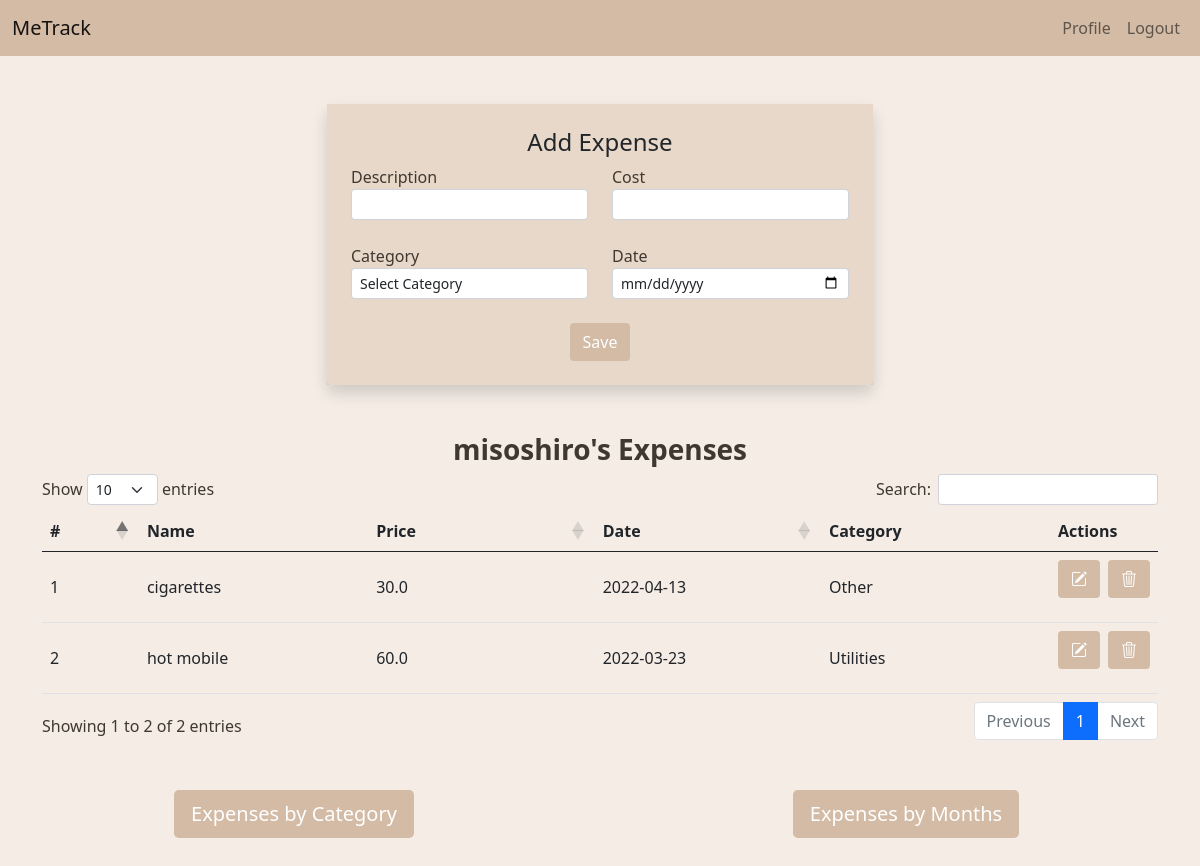
/profile (signed in), run on an earlier commit of the app's database.
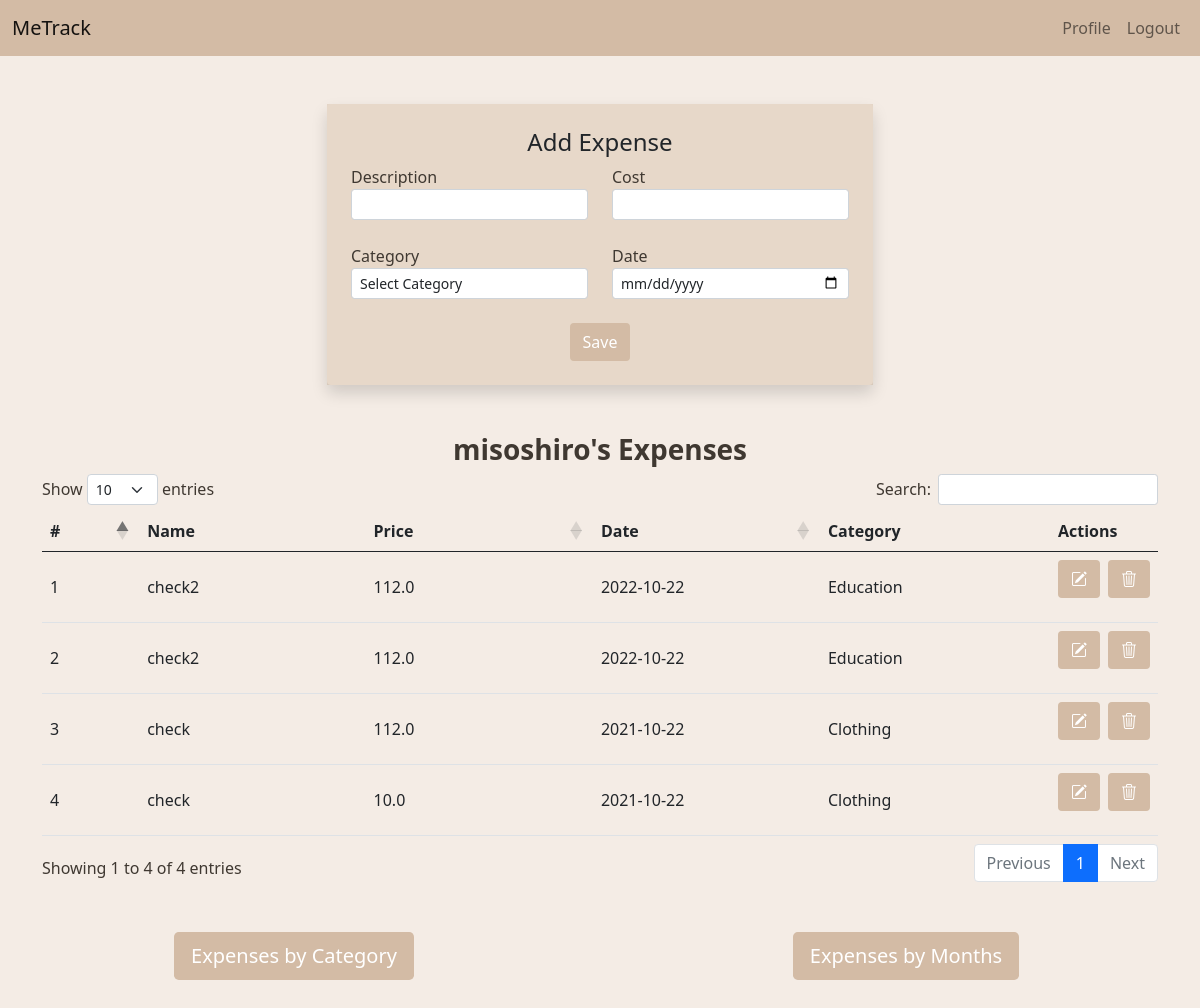
And on a later commit of the database.
### Tracker/models.py (models this page shows, shortened)
class User(db.Model, UserMixin):
    id = db.Column(db.Integer, primary_key=True)
    username = db.Column(db.String(50), nullable=False, unique=True)
    first_name = db.Column(db.String(50))
    last_name = db.Column(db.String(50))
    email = db.Column(db.String(80), nullable=False, unique=True)
    password = db.Column(db.String(80), nullable=False)
    expenses = db.relationship("Expense", backref="by_user", lazy=True)
    @classmethod
    def get_expenses(cls, current_user_id):
        return (
            db.session.query(Expense, Category.name)
            .join(cls, Category)
            .filter(cls.id == current_user_id)
            .order_by(Expense.date.desc())
            .all()
        )
    @classmethod
    def expenses_by_category(cls, user_id):
        return (
            db.session.query(Category.name, func.sum(Expense.cost))
            .join(cls, Category)
            .filter(cls.id == user_id)
            .group_by(Expense.category_id)
            .all()
        )
    @classmethod
    def expenses_by_months(cls, user_id):
        return (
            db.session.query(
                func.strftime("%Y-%m", Expense.date), func.sum(Expense.cost)
            )
            .join(cls)
            .filter(cls.id == user_id)
            .group_by(func.strftime("%Y-%m", Expense.date))
            .limit(6)
            .all()
        )

class Expense(db.Model):
    id = db.Column(db.Integer, primary_key=True)
    name = db.Column(db.String, nullable=False)
    cost = db.Column(db.Float, nullable=False)
    date = db.Column(db.Date, nullable=False)
    user_id = db.Column(db.Integer, db.ForeignKey("user.id"), nullable=False)
    category_id = db.Column(db.Integer, db.ForeignKey("category.id"))

class Category(db.Model):
    id = db.Column(db.Integer, primary_key=True)
    name = db.Column(db.String, nullable=False, unique=True)
    expenses = db.relationship("Expense", backref="expense", lazy=True)

### Tracker/expenses/routes.py (the view)
@expenses.route("/profile", methods=["GET", "POST"])
@login_required
def profile():
    user_expenses = User.get_expenses(current_user.id)
    category_expenses = User.expenses_by_category(current_user.id)
    categories = [expense[0] for expense in category_expenses]
    sums = [expense[1] for expense in category_expenses]
    expenses_months = User.expenses_by_months(current_user.id)
    months = [expense[0] for expense in expenses_months]
    amounts = [expense[1] for expense in expenses_months]
    form = ExpenseForm()
    if request.method == "POST" and form.validate_on_submit():
        Expense.create(form, current_user.id)
        flash(f"{form.name.data} added", "success")
        return redirect(url_for("expenses.profile"))
    return render_template(
        "profile.html",
        form=form,
        category_expenses=category_expenses,
        categories=categories,
        sums=sums,
        months=months,
        amounts=amounts,
        user_expenses=user_expenses,
    )

### Tracker/expenses/forms.py
class ExpenseForm(FlaskForm):
    name = StringField("Description", validators=[DataRequired()])
    cost = FloatField(
        "Cost", validators=[InputRequired(message="Please enter only numbers")]
    )
    category = QuerySelectField(
        query_factory=category_query,
        allow_blank=True,
        blank_text="Select Category",
        get_label="name",
        validators=[DataRequired()],
    )
    date = DateField("Date", validators=[DataRequired()])
    submit = SubmitField("Save")

### Tracker/expenses/forms.py (called while the page is built)
def category_query():
    return Category.query.order_by(Category.name.asc()).all()

### Tracker/models.py (called while the page is built)
@login_manager.user_loader
def load_user(user_id):
    return User.query.get(int(user_id))

### Tracker/templates/profile.html (shortened to what this page needs)
{% extends 'base.html' %}
{% block content %}
<section class="container mb-5">
  <div class="row justify-content-center">
    <div class="col-md-6">
      <div class="expense-form" style="background-color:rgb(231, 216, 201)">
        <form action="profile" method="POST" class="mt-5 p-4 rounded shadow">
          <h4 class="text-dark text-center">Add Expense</h4>
          <div class="row">
            <div class="mb-3 col-md-6">
              {{ form.name.label }}
              {{ form.name(class="form-control form-control-sm mb-2") }}
            </div>
            <div class="mb-3 col-md-6">
              {{ form.cost.label }}
              {% if form.cost.errors %}
              {{ form.cost(class="form-control form-control-sm mb-2 is-invalid") }}
              <div class="invalid-feedback">
                  {% for error in form.cost.errors %}
                      <span>{{ error }}</span>
                  {% endfor %}
              </div>
              {% else %}
              {{ form.cost(class="form-control form-control-sm mb-2") }}
              {% endif %}
            </div>
            <div class="mb-3 col-md-6">
              {{ form.category.label }}
              {% if form.category.errors %}
              {{ form.category(class="form-control form-control-sm mb-2 is-invalid") }}
              <div class="invalid-feedback">
                  {% for error in form.category.errors %}
                      <span>{{ error }}</span>
                  {% endfor %}
              </div>
              {% else %}
              {{ form.category(class="form-control form-control-sm mb-2") }}
              {% endif %}
            </div>
            <div class="mb-3 col-md-6">
              {{form.date.label}}
              {{form.date(class="form-control form-control-sm mb-2")}}
            </div>
            <div class="col-12 text-center">
              {{ form.submit(class='btn btn-brown')}}
            </div>
          </div>
        </form>
      </div>
    </div>
  </div>
</section>
{% include 'table.html' %}
{% include 'graphs.html' %}
{% endblock content %}

### Tracker/templates/base.html (shortened to what this page needs)
<!DOCTYPE html>
<html lang="en">
<head>
  <link href="https://cdn.jsdelivr.net/npm/bootstrap@5.0.2/dist/css/bootstrap.min.css" rel="stylesheet">
  <link rel="stylesheet" href="https://cdn.datatables.net/1.11.5/css/dataTables.bootstrap5.min.css"/>
  <link rel="stylesheet" href="https://cdn.datatables.net/buttons/2.2.2/css/buttons.dataTables.min.css"/>
  <link rel="stylesheet" href="https://cdn.jsdelivr.net/npm/bootstrap-icons@1.8.1/font/bootstrap-icons.css">
  <link rel="stylesheet" type="text/css" href="{{ url_for('static',filename='custom.css') }}">
</head>
<body>
{% include 'navbar.html' %}
{% block content %} {% endblock content %}
</body>
</html>

### Tracker/templates/navbar.html (shortened to what this page needs)
<nav class="navbar navbar-expand-lg navbar-light" style="background-color: rgb(211, 187, 165)">
  <div class="container-fluid">
    <a class="navbar-brand" href="{{ url_for('main.home') }}">MeTrack</a>
    <div class="collapse navbar-collapse" id="navbarTogglerDemo03">
      <ul class="navbar-nav ms-auto mb-2 mb-lg-0">
        {% if current_user.is_authenticated %}
        <li class="nav-item">
          <a class="nav-link" href="{{ url_for('expenses.profile') }}">Profile</a>
        </li>
        <li class="nav-item">
          <a class="nav-link" href="{{ url_for('users.logout') }}">Logout</a>
        </li>
        {% endif %}
      </ul>
    </div>
  </div>
</nav>

### Tracker/templates/table.html
{% if user_expenses %}
<section class="container">
  <div class="row mt-6">
  <h3 class="text-center fw-bold">{{current_user.username}}'s Expenses</h3>
    <div class="table-responsive">
      <table class="table table-responsive table-hover align-middle" id="expenses-table">
        <thead>
          <tr>
            <th style="width: 8%;">#</th>
            <th style="width: 23%;">Name</th>
            <th style="width: 23%;">Price</th>
            <th style="width: 23%;">Date</th>
            <th style="width: 23%;">Category</th>
            <th style="width: 23%;">Actions</th>
          </tr>
        </thead>
        <tbody>
          {% for expense in user_expenses %}
            <tr>
              <td>{{ loop.index }}</td>
              <td>{{ expense[0].name }}</td>
              <td>{{ expense[0].cost }}</td>
              <td>{{ expense[0].date }}</td>
              <td>{{ expense[1]}}</td>
              <td>
                <div class="d-flex flex-row mb-3">
                  <a href="{{ url_for('expenses.edit_expense', expense_id=expense[0].id) }}" class="btn btn-brown btn-xs ">
                    <i class="bi bi-pencil-square"></i>
                  </a>
                  <a href="{{ url_for('expenses.delete_expense', expense_id=expense[0].id) }}" class="btn btn-brown btn-xs ms-2">
                    <i class="bi bi-trash3"></i>
                  </a>
                </div>
              </td>
            </tr>
          {% endfor %}
        </tbody>
      </table>
    </div>
  </div>
</section>
{% endif %}

### Tracker/templates/graphs.html (shortened to what this page needs)
{% if  category_expenses %}
<div class='row mt-5'>
    <div class="col text-center">
        <button id='CategoryBtn' class="btn btn-brown btn-lg" tabindex="-1" role="button" aria-disabled="true" onclick="toggleCategories()">Expenses by Category</button>
    </div>
    <div class="col text-center">
        <button id='MonthsBtn' class="btn btn-brown btn-lg" tabindex="-1" role="button" aria-disabled="true" onclick="toggleGraphChart()">Expenses by Months</button>
    </div>
</div>
{% endif %}

### Tracker/static/custom.css (style rules this page uses)
body { background-color: rgb(244, 236, 229); color: #3f3831; }
.btn-brown { background-color:rgb(211, 187, 165); color: #FFF; }
.navbar-brand { color: #3f3831 }

What changed in the data, as far as the page shows it:
removed Expense: name "cigarettes", cost "30.0", date "2022-04-13", name "Other"
removed Expense: name "hot mobile", cost "60.0", date "2022-03-23", name "Utilities"
added Expense: name "check2", cost "112.0", date "2022-10-22", name "Education"
added Expense: name "check2", cost "112.0", date "2022-10-22", name "Education"
added Expense: name "check", cost "112.0", date "2021-10-22", name "Clothing"
added Expense: name "check", cost "10.0", date "2021-10-22", name "Clothing"
Also different on the page:
text written by a page script: "Show entries Search: Showing 1 to 2 of 2 entries Previous 1 Next" → "Show entries Search: Showing 1 to 4 of 4 entries Previous 1 Next"
